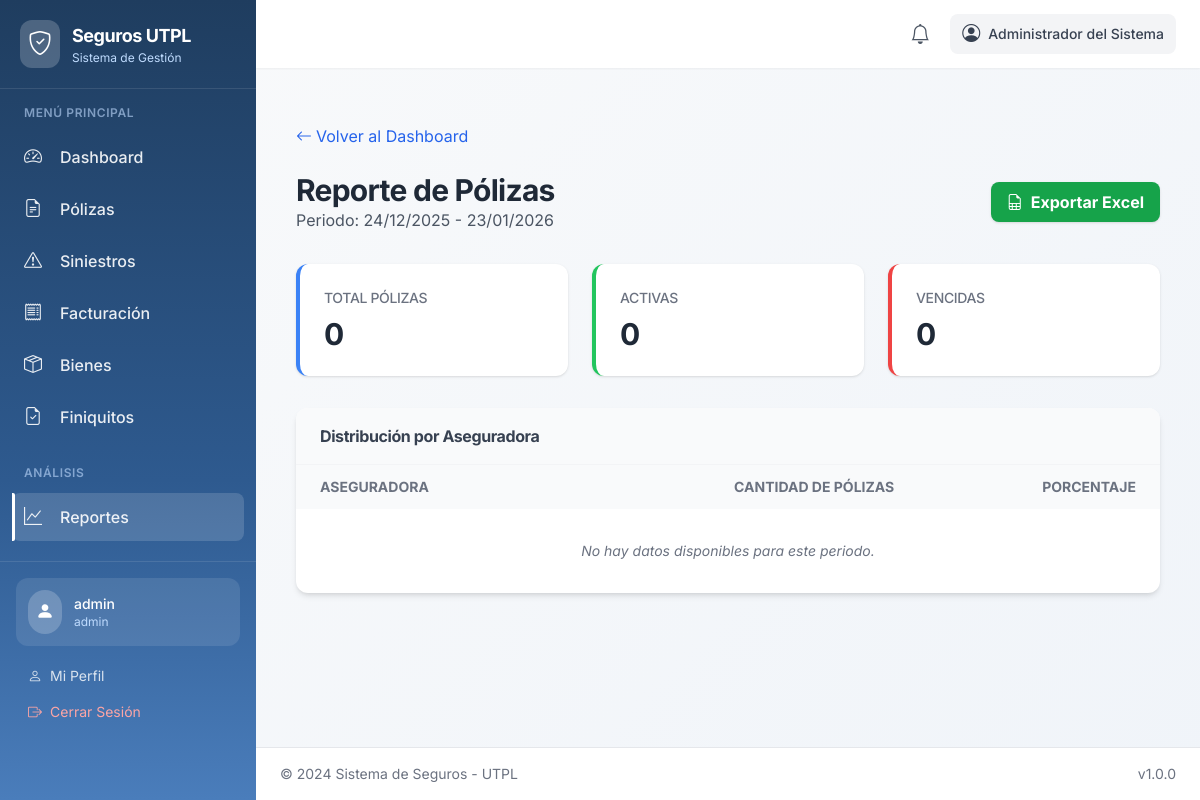
/reports/policies/ (signed in), run on the app's committed database.
### accounts/models.py (models this page shows, shortened)
class UserProfile(AbstractUser):
    ROLE_CHOICES = [
        ('admin', _('Administrador')),
        ('insurance_manager', _('Gerente de Seguros')),
        ('requester', _('Custodio de Bienes')),
    ]
    full_name = models.CharField(
        _('Nombre completo'),
        max_length=255,
        blank=True
    )
    role = models.CharField(
        _('Rol'),
        max_length=20,
        choices=ROLE_CHOICES,
        default='requester'
    )
    department = models.CharField(
        _('Departamento'),
        max_length=100,
        blank=True
    )
    phone = models.CharField(
        _('Teléfono'),
        max_length=20,
        blank=True
    )
    created_at = models.DateTimeField(_('Fecha de creación'), auto_now_add=True)
    updated_at = models.DateTimeField(_('Fecha de actualización'), auto_now=True)
    class Meta:
        verbose_name = _('Perfil de Usuario')
        verbose_name_plural = _('Perfiles de Usuario')
        ordering = ['-created_at']
    def get_full_name(self):
        if self.full_name:
            return self.full_name
        return super().get_full_name() or self.username
    def get_role_permissions(self):
        permissions_map = {
            'admin': [
                'users_read', 'users_write', 'users_create', 'users_update', 'users_delete', 'users_manage',
                'policies_read', 'policies_write', 'policies_create', 'policies_update', 'policies_delete', 'policies_manage',
                'claims_read', 'claims_write', 'claims_update', 'claims_delete', 'claims_manage',
                'invoices_read', 'invoices_write', 'invoices_create', 'invoices_update', 'invoices_delete', 'invoices_manage',
                'assets_read', 'assets_write', 'assets_create', 'assets_update', 'assets_delete', 'assets_manage',
                'reports_read', 'reports_write', 'reports_create', 'reports_update', 'reports_delete', 'reports_manage',
                'insurance_companies_read', 'insurance_companies_write', 'insurance_companies_create', 'insurance_companies_update', 'insurance_companies_delete', 'insurance_companies_manage',
                'brokers_read', 'brokers_write', 'brokers_create', 'brokers_update', 'brokers_delete', 'brokers_manage',
                'settings_read', 'settings_write', 'settings_create', 'settings_update', 'settings_delete', 'settings_manage',
                'alerts_read', 'alerts_create', 'alerts_write', 'alerts_execute', 'alerts_delete'
            ],
            'insurance_manager': [
                'users_read',
                'policies_read', 'policies_write', 'policies_create', 'policies_update', 'policies_delete',
                'claims_read', 'claims_write', 'claims_update', 'claims_manage',
                'invoices_read', 'invoices_write', 'invoices_create', 'invoices_update',
                'assets_read',
                'reports_read',
                'insurance_companies_read', 'insurance_companies_write', 'insurance_companies_create', 'insurance_companies_update',
                'brokers_read', 'brokers_write', 'brokers_create', 'brokers_update'
            ],
            'requester': [
                'claims_read', 'claims_write', 'claims_create',
                'assets_read'  # Only their own assets
            ]
        }
        return permissions_map.get(self.role, [])

### reports/views.py (the view)
# urls.py: path('policies/', views.policies_report, name='policies_report'),
@login_required
def policies_report(request):
    end_date = timezone.now().date()
    start_date = end_date - timedelta(days=30)
    policies = Policy.objects.filter(created_at__date__gte=start_date, created_at__date__lte=end_date)
    total_policies = policies.count()
    active_policies = policies.filter(status='active').count()
    expired_policies = policies.filter(status='expired').count()
    company_stats = policies.values('insurance_company__name').annotate(
        count=Count('id')
    ).order_by('-count')
    context = {
        'total_policies': total_policies,
        'active_policies': active_policies,
        'expired_policies': expired_policies,
        'company_stats': company_stats,
        'start_date': start_date,
        'end_date': end_date,
    }
    return render(request, 'reports/policies_report.html', context)

### templates/reports/policies_report.html
{% extends 'base.html' %}
{% load i18n %}
{% block content %}
<div class="container mx-auto px-4 py-8">
    <div class="mb-6">
        <a href="{% url 'accounts:dashboard' %}" class="text-blue-600 hover:underline flex items-center">
            <i class="bi bi-arrow-left mr-1"></i> {% trans "Volver al Dashboard" %}
        </a>
    </div>
    <div class="flex justify-between items-center mb-8">
        <div>
            <h1 class="text-3xl font-bold text-gray-800">{% trans "Reporte de Pólizas" %}</h1>
            <p class="text-gray-600">Periodo: {{ start_date|date:"d/m/Y" }} - {{ end_date|date:"d/m/Y" }}</p>
        </div>
        <div>
            <a href="{% url 'reports:export_policies_report' %}"
                class="bg-green-600 hover:bg-green-700 text-white font-bold py-2 px-4 rounded-lg shadow transition flex items-center">
                <i class="bi bi-file-earmark-spreadsheet mr-2"></i> {% trans "Exportar Excel" %}
            </a>
        </div>
    </div>
    <div class="grid grid-cols-1 md:grid-cols-3 gap-6 mb-8">
        <div class="bg-white rounded-xl shadow p-6 border-l-4 border-blue-500">
            <h3 class="text-gray-500 text-sm font-medium uppercase">Total Pólizas</h3>
            <div class="mt-2 text-3xl font-bold text-gray-800">{{ total_policies }}</div>
        </div>
        <div class="bg-white rounded-xl shadow p-6 border-l-4 border-green-500">
            <h3 class="text-gray-500 text-sm font-medium uppercase">Activas</h3>
            <div class="mt-2 text-3xl font-bold text-gray-800">{{ active_policies }}</div>
        </div>
        <div class="bg-white rounded-xl shadow p-6 border-l-4 border-red-500">
            <h3 class="text-gray-500 text-sm font-medium uppercase">Vencidas</h3>
            <div class="mt-2 text-3xl font-bold text-gray-800">{{ expired_policies }}</div>
        </div>
    </div>
    <div class="bg-white rounded-xl shadow-md overflow-hidden">
        <div class="px-6 py-4 border-b border-gray-100 bg-gray-50">
            <h3 class="font-bold text-gray-700">Distribución por Aseguradora</h3>
        </div>
        <div class="overflow-x-auto">
            <table class="w-full text-left text-sm text-gray-600">
                <thead class="bg-gray-50 text-gray-500 uppercase font-medium">
                    <tr>
                        <th class="px-6 py-3">Aseguradora</th>
                        <th class="px-6 py-3 text-right">Cantidad de Pólizas</th>
                        <th class="px-6 py-3 text-right">Porcentaje</th>
                    </tr>
                </thead>
                <tbody class="divide-y divide-gray-100">
                    {% for company in company_stats %}
                    <tr class="hover:bg-gray-50">
                        <td class="px-6 py-4 font-medium text-gray-800">{{ company.insurance_company__name }}</td>
                        <td class="px-6 py-4 text-right">{{ company.count }}</td>
                        <td class="px-6 py-4 text-right">
                            {% widthratio company.count total_policies 100 %}%
                        </td>
                    </tr>
                    {% empty %}
                    <tr>
                        <td colspan="3" class="px-6 py-8 text-center text-gray-500 italic">No hay datos disponibles para
                            este periodo.</td>
                    </tr>
                    {% endfor %}
                </tbody>
            </table>
        </div>
    </div>
</div>
{% endblock %}

### templates/base.html (shortened to what this page needs)
{% load static %}
<!DOCTYPE html>
<html lang="es">
<head>
    <script src="https://cdn.tailwindcss.com"></script>
    <link href="https://cdn.jsdelivr.net/npm/bootstrap-icons@1.10.0/font/bootstrap-icons.css" rel="stylesheet">
    <link href="{% static 'css/style.css' %}" rel="stylesheet">
</head>
<body class="bg-gray-100 font-sans">
    <div class="flex min-h-screen">
        {% if user.is_authenticated and user_permissions %}
        <aside id="sidebar"
            class="fixed inset-y-0 left-0 z-50 w-64 transform -translate-x-full lg:translate-x-0 transition-transform duration-300"
            style="background: linear-gradient(180deg, #1f3d5f 0%, #2e5a8f 60%, #4a7dbb 100%);">
            <div class="flex items-center space-x-3 p-5 border-b border-white/10">
                <div class="bg-white/20 p-2 rounded-xl">
                    <i class="bi bi-shield-check text-white text-2xl"></i>
                </div>
                <div>
                    <h1 class="text-white font-bold text-lg">Seguros UTPL</h1>
                    <p class="text-blue-200 text-xs">Sistema de Gestión</p>
                </div>
            </div>
            <nav class="sidebar-nav flex-1 overflow-y-auto px-3 py-4">
                <p class="text-blue-200/60 text-xs font-semibold uppercase tracking-wider px-3 mb-3">Menú Principal</p>
                <a href="{% url 'accounts:dashboard' %}"
                    class="nav-link flex items-center space-x-3 text-white/90 hover:text-white px-3 py-2.5 rounded-lg mb-1">
                    <i class="bi bi-speedometer2 text-lg w-6"></i>
                    <span class="font-medium">Dashboard</span>
                </a>
                {% if 'policies_read' in user_permissions %}
                <a href="{% url 'policies:policy_list' %}"
                    class="nav-link flex items-center space-x-3 text-white/90 hover:text-white px-3 py-2.5 rounded-lg mb-1">
                    <i class="bi bi-file-earmark-text text-lg w-6"></i>
                    <span class="font-medium">Pólizas</span>
                </a>
                {% endif %}
                {% if 'claims_read' in user_permissions %}
                <a href="{% url 'claims:claim_list' %}"
                    class="nav-link flex items-center space-x-3 text-white/90 hover:text-white px-3 py-2.5 rounded-lg mb-1">
                    <i class="bi bi-exclamation-triangle text-lg w-6"></i>
                    <span class="font-medium">Siniestros</span>
                </a>
                {% endif %}
                {% if 'invoices_read' in user_permissions %}
                <a href="{% url 'invoices:invoice_list' %}"
                    class="nav-link flex items-center space-x-3 text-white/90 hover:text-white px-3 py-2.5 rounded-lg mb-1">
                    <i class="bi bi-receipt text-lg w-6"></i>
                    <span class="font-medium">Facturación</span>
                </a>
                {% endif %}
                {% if 'assets_read' in user_permissions %}
                <a href="{% url 'assets:asset_list' %}"
                    class="nav-link flex items-center space-x-3 text-white/90 hover:text-white px-3 py-2.5 rounded-lg mb-1">
                    <i class="bi bi-box-seam text-lg w-6"></i>
                    <span class="font-medium">Bienes</span>
                </a>
                {% endif %}
                {% if 'claims_read' in user_permissions %}
                <a href="{% url 'claims:claim_settlements_list' %}"
                    class="nav-link flex items-center space-x-3 text-white/90 hover:text-white px-3 py-2.5 rounded-lg mb-1">
                    <i class="bi bi-file-earmark-check text-lg w-6"></i>
                    <span class="font-medium">Finiquitos</span>
                </a>
                {% endif %}
                {% if 'reports_read' in user_permissions %}
                <p class="text-blue-200/60 text-xs font-semibold uppercase tracking-wider px-3 mt-6 mb-3">Análisis</p>
                <a href="{% url 'reports:report_list' %}"
                    class="nav-link flex items-center space-x-3 text-white/90 hover:text-white px-3 py-2.5 rounded-lg mb-1">
                    <i class="bi bi-graph-up text-lg w-6"></i>
                    <span class="font-medium">Reportes</span>
                </a>
                {% endif %}
            </nav>
            <div class="p-4 border-t border-white/10">
                <div class="bg-white/10 rounded-xl p-3 mb-3">
                    <div class="flex items-center space-x-3">
                        <div class="bg-white/20 p-2 rounded-full">
                            <i class="bi bi-person-fill text-white text-lg"></i>
                        </div>
                        <div class="flex-1 min-w-0">
                            <p class="text-white font-medium text-sm truncate">{{ user.username }}</p>
                            <p class="text-blue-200 text-xs">{{ user.role }}</p>
                        </div>
                    </div>
                </div>
                <a href="{% url 'accounts:profile' %}"
                    class="flex items-center space-x-2 text-white/80 hover:text-white px-3 py-2 rounded-lg hover:bg-white/10 text-sm">
                    <i class="bi bi-person"></i>
                    <span>Mi Perfil</span>
                </a>
                <a href="{% url 'accounts:logout' %}"
                    class="flex items-center space-x-2 text-red-300 hover:text-red-200 px-3 py-2 rounded-lg hover:bg-red-500/20 text-sm">
                    <i class="bi bi-box-arrow-right"></i>
                    <span>Cerrar Sesión</span>
                </a>
            </div>
        </aside>
        {% endif %}
        <div
            class="flex-1 flex flex-col min-h-screen {% if user.is_authenticated and user_permissions %}lg:ml-64{% endif %}">
            {% if user.is_authenticated and user_permissions %}
            <header class="bg-white shadow-sm sticky top-0 z-30">
                <div class="flex items-center justify-between px-4 lg:px-6 py-3">
                    <div class="flex items-center space-x-3 ml-auto">
                        <div class="relative" x-data="{ open: false }">
                            <button @click="open = !open"
                                class="relative p-2 text-gray-600 hover:bg-gray-100 rounded-lg">
                                <i class="bi bi-bell text-xl"></i>
                            </button>
                        </div>
                        <div
                            class="hidden lg:flex items-center space-x-2 text-gray-700 bg-gray-100 px-3 py-1.5 rounded-lg">
                            <i class="bi bi-person-circle text-lg"></i>
                            <span class="text-sm font-medium">{{ user_full_name|default:user.username }}</span>
                        </div>
                    </div>
                </div>
            </header>
            {% endif %}
            <main class="flex-1 {% if user.is_authenticated and user_permissions %}p-4 lg:p-6{% endif %}">
                {% block content %}{% endblock %}
            </main>
            {% if user.is_authenticated and user_permissions %}
            <footer class="bg-white border-t border-gray-200 mt-auto">
                <div
                    class="px-4 lg:px-6 py-4 flex flex-col sm:flex-row justify-between items-center text-sm text-gray-500">
                    <span>&copy; 2024 Sistema de Seguros - UTPL</span>
                    <span class="mt-1 sm:mt-0">v1.0.0</span>
                </div>
            </footer>
            {% endif %}
        </div>
    </div>
</body>
</html>

### data on the page
UserProfile: username "admin", role "admin", full_name+username "Administrador del Sistema"

### other printed values
{{ total_policies }} "0"
{{ active_policies }} "0"
{{ expired_policies }} "0"
